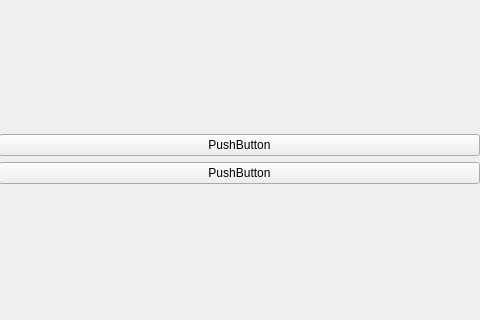
<?xml version="1.0" encoding="UTF-8"?>
<ui version="4.0">
 <class>Form</class>
 <widget class="QWidget" name="Form">
  <property name="geometry">
   <rect>
    <x>0</x>
    <y>0</y>
    <width>480</width>
    <height>320</height>
   </rect>
  </property>
  <property name="minimumSize">
   <size>
    <width>480</width>
    <height>320</height>
   </size>
  </property>
  <property name="windowTitle">
   <string>Form</string>
  </property>
  <widget class="QWidget" name="gridLayoutWidget">
   <property name="geometry">
    <rect>
     <x>-1</x>
     <y>-1</y>
     <width>481</width>
     <height>321</height>
    </rect>
   </property>
   <layout class="QGridLayout" name="gridLayout">
    <item row="0" column="0">
     <layout class="QVBoxLayout" name="verticalLayout">
      <item>
       <widget class="QPushButton" name="pushButton_2">
        <property name="text">
         <string>PushButton</string>
        </property>
       </widget>
      </item>
      <item>
       <widget class="QPushButton" name="pushButton">
        <property name="text">
         <string>PushButton</string>
        </property>
       </widget>
      </item>
     </layout>
    </item>
    <item row="0" column="1">
     <layout class="QVBoxLayout" name="verticalLayout_2"/>
    </item>
   </layout>
  </widget>
 </widget>
 <resources/>
 <connections/>
</ui>
